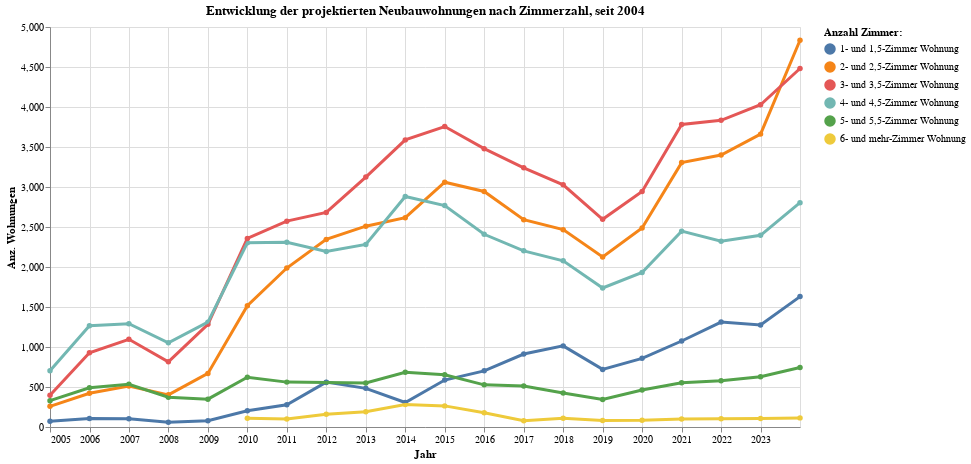

The code cell stored with this chart in its notebook:
### Code cell
grafik5 = mypy_dv.plot_altair_multiline_highlight(
    data = myAgg5.reset_index()
    , x = 'StichtagDatJahr:T'
    , y = 'sum_WHG:Q'
    , myTitle = "Entwicklung der projektierten Neubauwohnungen nach Zimmerzahl, seit "+str(data2betested.index.year.min())
    , x_beschriftung = 'Jahr'
    , y_beschriftung = 'Anz. Wohnungen'
    , warning_status  = "ignore"
    , category='ZIM_LANG:N'
    , category_beschriftung='Anzahl Zimmer:'
)
grafik5

### Figure 1 — Vega-Lite specification as saved in the notebook (floating-point values rounded to 4 significant figures)
{"config": {"view": {"continuousWidth": 300, "continuousHeight": 300}}, "layer": [{"mark": {"type": "circle"}, "encoding": {"color": {"field": "ZIM_LANG", "legend": {"orient": "right", "title": "Anzahl Zimmer:"}, "type": "nominal"}, "opacity": {"value": 1.3}, "tooltip": [{"field": "StichtagDatJahr", "type": "temporal"}, {"field": "ZIM_LANG", "type": "nominal"}, {"field": "sum_WHG", "type": "quantitative"}], "x": {"axis": {"title": "Jahr"}, "field": "StichtagDatJahr", "type": "temporal"}, "y": {"axis": {"title": "Anz. Wohnungen"}, "field": "sum_WHG", "type": "quantitative"}}, "name": "view_6", "title": "Entwicklung der projektierten Neubauwohnungen nach Zimmerzahl, seit 2004"}, {"mark": {"type": "line"}, "encoding": {"color": {"field": "ZIM_LANG", "legend": {"orient": "right", "title": "Anzahl Zimmer:"}, "type": "nominal"}, "size": {"condition": {"test": {"not": {"param": "param_6"}}, "value": 1.2}, "value": 3}, "tooltip": [{"field": "StichtagDatJahr", "type": "temporal"}, {"field": "ZIM_LANG", "type": "nominal"}, {"field": "sum_WHG", "type": "quantitative"}], "x": {"axis": {"title": "Jahr"}, "field": "StichtagDatJahr", "type": "temporal"}, "y": {"axis": {"title": "Anz. Wohnungen"}, "field": "sum_WHG", "type": "quantitative"}}, "title": "Entwicklung der projektierten Neubauwohnungen nach Zimmerzahl, seit 2004"}], "data": {"name": "data-cdb55b97cc068baeec97ee4ded4b2a78"}, "height": 400, "params": [{"name": "param_6", "select": {"type": "point", "fields": ["ZIM_LANG:N"], "nearest": true, "on": "pointerover"}, "views": ["view_6"]}], "width": 750, "$schema": "https://vega.github.io/schema/vega-lite/v5.8.0.json", "datasets": {"data-cdb55b97cc068baeec97ee4ded4b2a78": [{"StichtagDatJahr": "2004-12-31T00:00:00", "ZIM_LANG": "1- und 1,5-Zimmer Wohnung", "ZIM_CODE": "ZIM0001", "sum_WHG": 72.0}, {"StichtagDatJahr": "2004-12-31T00:00:00", "ZIM_LANG": "2- und 2,5-Zimmer Wohnung", "ZIM_CODE": "ZIM0002", "sum_WHG": 258.0}, {"StichtagDatJahr": "2004-12-31T00:00:00", "ZIM_LANG": "3- und 3,5-Zimmer Wohnung", "ZIM_CODE": "ZIM0003", "sum_WHG": 398.0}, {"StichtagDatJahr": "2004-12-31T00:00:00", "ZIM_LANG": "4- und 4,5-Zimmer Wohnung", "ZIM_CODE": "ZIM0004", "sum_WHG": 702.0}, {"StichtagDatJahr": "2004-12-31T00:00:00", "ZIM_LANG": "5- und 5,5-Zimmer Wohnung", "ZIM_CODE": "ZIM0005", "sum_WHG": 329.0}, {"StichtagDatJahr": "2005-12-31T00:00:00", "ZIM_LANG": "1- und 1,5-Zimmer Wohnung", "ZIM_CODE": "ZIM0001", "sum_WHG": 105.0}, {"StichtagDatJahr": "2005-12-31T00:00:00", "ZIM_LANG": "2- und 2,5-Zimmer Wohnung", "ZIM_CODE": "ZIM0002", "sum_WHG": 421.0}, {"StichtagDatJahr": "2005-12-31T00:00:00", "ZIM_LANG": "3- und 3,5-Zimmer Wohnung", "ZIM_CODE": "ZIM0003", "sum_WHG": 928.0}, {"StichtagDatJahr": "2005-12-31T00:00:00", "ZIM_LANG": "4- und 4,5-Zimmer Wohnung", "ZIM_CODE": "ZIM0004", "sum_WHG": 1266.0}, {"StichtagDatJahr": "2005-12-31T00:00:00", "ZIM_LANG": "5- und 5,5-Zimmer Wohnung", "ZIM_CODE": "ZIM0005", "sum_WHG": 490.0}, {"StichtagDatJahr": "2006-12-31T00:00:00", "ZIM_LANG": "5- und 5,5-Zimmer Wohnung", "ZIM_CODE": "ZIM0005", "sum_WHG": 535.0}, {"StichtagDatJahr": "2006-12-31T00:00:00", "ZIM_LANG": "3- und 3,5-Zimmer Wohnung", "ZIM_CODE": "ZIM0003", "sum_WHG": 1096.0}, {"StichtagDatJahr": "2006-12-31T00:00:00", "ZIM_LANG": "4- und 4,5-Zimmer Wohnung", "ZIM_CODE": "ZIM0004", "sum_WHG": 1291.0}, {"StichtagDatJahr": "2006-12-31T00:00:00", "ZIM_LANG": "1- und 1,5-Zimmer Wohnung", "ZIM_CODE": "ZIM0001", "sum_WHG": 103.0}, {"StichtagDatJahr": "2006-12-31T00:00:00", "ZIM_LANG": "2- und 2,5-Zimmer Wohnung", "ZIM_CODE": "ZIM0002", "sum_WHG": 512.0}, {"StichtagDatJahr": "2007-12-31T00:00:00", "ZIM_LANG": "1- und 1,5-Zimmer Wohnung", "ZIM_CODE": "ZIM0001", "sum_WHG": 58.0}, {"StichtagDatJahr": "2007-12-31T00:00:00", "ZIM_LANG": "2- und 2,5-Zimmer Wohnung", "ZIM_CODE": "ZIM0002", "sum_WHG": 402.0}, {"StichtagDatJahr": "2007-12-31T00:00:00", "ZIM_LANG": "3- und 3,5-Zimmer Wohnung", "ZIM_CODE": "ZIM0003", "sum_WHG": 815.0}, {"StichtagDatJahr": "2007-12-31T00:00:00", "ZIM_LANG": "4- und 4,5-Zimmer Wohnung", "ZIM_CODE": "ZIM0004", "sum_WHG": 1052.0}, {"StichtagDatJahr": "2007-12-31T00:00:00", "ZIM_LANG": "5- und 5,5-Zimmer Wohnung", "ZIM_CODE": "ZIM0005", "sum_WHG": 373.0}, {"StichtagDatJahr": "2008-12-31T00:00:00", "ZIM_LANG": "1- und 1,5-Zimmer Wohnung", "ZIM_CODE": "ZIM0001", "sum_WHG": 79.0}, {"StichtagDatJahr": "2008-12-31T00:00:00", "ZIM_LANG": "2- und 2,5-Zimmer Wohnung", "ZIM_CODE": "ZIM0002", "sum_WHG": 670.0}, {"StichtagDatJahr": "2008-12-31T00:00:00", "ZIM_LANG": "3- und 3,5-Zimmer Wohnung", "ZIM_CODE": "ZIM0003", "sum_WHG": 1284.0}, {"StichtagDatJahr": "2008-12-31T00:00:00", "ZIM_LANG": "4- und 4,5-Zimmer Wohnung", "ZIM_CODE": "ZIM0004", "sum_WHG": 1311.0}, {"StichtagDatJahr": "2008-12-31T00:00:00", "ZIM_LANG": "5- und 5,5-Zimmer Wohnung", "ZIM_CODE": "ZIM0005", "sum_WHG": 348.0}, {"StichtagDatJahr": "2009-12-31T00:00:00", "ZIM_LANG": "6- und mehr-Zimmer Wohnung", "ZIM_CODE": "ZIM0060", "sum_WHG": 109.0}, {"StichtagDatJahr": "2009-12-31T00:00:00", "ZIM_LANG": "5- und 5,5-Zimmer Wohnung", "ZIM_CODE": "ZIM0005", "sum_WHG": 622.0}, {"StichtagDatJahr": "2009-12-31T00:00:00", "ZIM_LANG": "4- und 4,5-Zimmer Wohnung", "ZIM_CODE": "ZIM0004", "sum_WHG": 2303.0}, {"StichtagDatJahr": "2009-12-31T00:00:00", "ZIM_LANG": "2- und 2,5-Zimmer Wohnung", "ZIM_CODE": "ZIM0002", "sum_WHG": 1516.0}, {"StichtagDatJahr": "2009-12-31T00:00:00", "ZIM_LANG": "1- und 1,5-Zimmer Wohnung", "ZIM_CODE": "ZIM0001", "sum_WHG": 202.0}, {"StichtagDatJahr": "2009-12-31T00:00:00", "ZIM_LANG": "3- und 3,5-Zimmer Wohnung", "ZIM_CODE": "ZIM0003", "sum_WHG": 2357.0}, {"StichtagDatJahr": "2010-12-31T00:00:00", "ZIM_LANG": "1- und 1,5-Zimmer Wohnung", "ZIM_CODE": "ZIM0001", "sum_WHG": 278.0}, {"StichtagDatJahr": "2010-12-31T00:00:00", "ZIM_LANG": "2- und 2,5-Zimmer Wohnung", "ZIM_CODE": "ZIM0002", "sum_WHG": 1987.0}, {"StichtagDatJahr": "2010-12-31T00:00:00", "ZIM_LANG": "3- und 3,5-Zimmer Wohnung", "ZIM_CODE": "ZIM0003", "sum_WHG": 2573.0}, {"StichtagDatJahr": "2010-12-31T00:00:00", "ZIM_LANG": "4- und 4,5-Zimmer Wohnung", "ZIM_CODE": "ZIM0004", "sum_WHG": 2309.0}, {"StichtagDatJahr": "2010-12-31T00:00:00", "ZIM_LANG": "5- und 5,5-Zimmer Wohnung", "ZIM_CODE": "ZIM0005", "sum_WHG": 561.0}, {"StichtagDatJahr": "2010-12-31T00:00:00", "ZIM_LANG": "6- und mehr-Zimmer Wohnung", "ZIM_CODE": "ZIM0060", "sum_WHG": 101.0}, {"StichtagDatJahr": "2011-12-31T00:00:00", "ZIM_LANG": "6- und mehr-Zimmer Wohnung", "ZIM_CODE": "ZIM0060", "sum_WHG": 158.0}, {"StichtagDatJahr": "2011-12-31T00:00:00", "ZIM_LANG": "4- und 4,5-Zimmer Wohnung", "ZIM_CODE": "ZIM0004", "sum_WHG": 2193.0}, {"StichtagDatJahr": "2011-12-31T00:00:00", "ZIM_LANG": "5- und 5,5-Zimmer Wohnung", "ZIM_CODE": "ZIM0005", "sum_WHG": 556.0}, {"StichtagDatJahr": "2011-12-31T00:00:00", "ZIM_LANG": "2- und 2,5-Zimmer Wohnung", "ZIM_CODE": "ZIM0002", "sum_WHG": 2345.0}, {"StichtagDatJahr": "2011-12-31T00:00:00", "ZIM_LANG": "1- und 1,5-Zimmer Wohnung", "ZIM_CODE": "ZIM0001", "sum_WHG": 561.0}, {"StichtagDatJahr": "2011-12-31T00:00:00", "ZIM_LANG": "3- und 3,5-Zimmer Wohnung", "ZIM_CODE": "ZIM0003", "sum_WHG": 2682.0}, {"StichtagDatJahr": "2012-12-31T00:00:00", "ZIM_LANG": "1- und 1,5-Zimmer Wohnung", "ZIM_CODE": "ZIM0001", "sum_WHG": 483.0}, {"StichtagDatJahr": "2012-12-31T00:00:00", "ZIM_LANG": "2- und 2,5-Zimmer Wohnung", "ZIM_CODE": "ZIM0002", "sum_WHG": 2510.0}, {"StichtagDatJahr": "2012-12-31T00:00:00", "ZIM_LANG": "3- und 3,5-Zimmer Wohnung", "ZIM_CODE": "ZIM0003", "sum_WHG": 3124.0}, {"StichtagDatJahr": "2012-12-31T00:00:00", "ZIM_LANG": "4- und 4,5-Zimmer Wohnung", "ZIM_CODE": "ZIM0004", "sum_WHG": 2282.0}, {"StichtagDatJahr": "2012-12-31T00:00:00", "ZIM_LANG": "5- und 5,5-Zimmer Wohnung", "ZIM_CODE": "ZIM0005", "sum_WHG": 551.0}, {"StichtagDatJahr": "2012-12-31T00:00:00", "ZIM_LANG": "6- und mehr-Zimmer Wohnung", "ZIM_CODE": "ZIM0060", "sum_WHG": 191.0}, {"StichtagDatJahr": "2013-12-31T00:00:00", "ZIM_LANG": "5- und 5,5-Zimmer Wohnung", "ZIM_CODE": "ZIM0005", "sum_WHG": 683.0}, {"StichtagDatJahr": "2013-12-31T00:00:00", "ZIM_LANG": "1- und 1,5-Zimmer Wohnung", "ZIM_CODE": "ZIM0001", "sum_WHG": 306.0}, {"StichtagDatJahr": "2013-12-31T00:00:00", "ZIM_LANG": "2- und 2,5-Zimmer Wohnung", "ZIM_CODE": "ZIM0002", "sum_WHG": 2617.0}, {"StichtagDatJahr": "2013-12-31T00:00:00", "ZIM_LANG": "3- und 3,5-Zimmer Wohnung", "ZIM_CODE": "ZIM0003", "sum_WHG": 3589.0}, {"StichtagDatJahr": "2013-12-31T00:00:00", "ZIM_LANG": "4- und 4,5-Zimmer Wohnung", "ZIM_CODE": "ZIM0004", "sum_WHG": 2881.0}, {"StichtagDatJahr": "2013-12-31T00:00:00", "ZIM_LANG": "6- und mehr-Zimmer Wohnung", "ZIM_CODE": "ZIM0060", "sum_WHG": 282.0}, {"StichtagDatJahr": "2014-12-31T00:00:00", "ZIM_LANG": "5- und 5,5-Zimmer Wohnung", "ZIM_CODE": "ZIM0005", "sum_WHG": 654.0}, {"StichtagDatJahr": "2014-12-31T00:00:00", "ZIM_LANG": "6- und mehr-Zimmer Wohnung", "ZIM_CODE": "ZIM0060", "sum_WHG": 264.0}, {"StichtagDatJahr": "2014-12-31T00:00:00", "ZIM_LANG": "4- und 4,5-Zimmer Wohnung", "ZIM_CODE": "ZIM0004", "sum_WHG": 2768.0}, {"StichtagDatJahr": "2014-12-31T00:00:00", "ZIM_LANG": "3- und 3,5-Zimmer Wohnung", "ZIM_CODE": "ZIM0003", "sum_WHG": 3756.0}, {"StichtagDatJahr": "2014-12-31T00:00:00", "ZIM_LANG": "2- und 2,5-Zimmer Wohnung", "ZIM_CODE": "ZIM0002", "sum_WHG": 3060.0}, {"StichtagDatJahr": "2014-12-31T00:00:00", "ZIM_LANG": "1- und 1,5-Zimmer Wohnung", "ZIM_CODE": "ZIM0001", "sum_WHG": 587.0}, {"StichtagDatJahr": "2015-12-31T00:00:00", "ZIM_LANG": "1- und 1,5-Zimmer Wohnung", "ZIM_CODE": "ZIM0001", "sum_WHG": 702.0}, {"StichtagDatJahr": "2015-12-31T00:00:00", "ZIM_LANG": "2- und 2,5-Zimmer Wohnung", "ZIM_CODE": "ZIM0002", "sum_WHG": 2944.0}, {"StichtagDatJahr": "2015-12-31T00:00:00", "ZIM_LANG": "3- und 3,5-Zimmer Wohnung", "ZIM_CODE": "ZIM0003", "sum_WHG": 3479.0}, {"StichtagDatJahr": "2015-12-31T00:00:00", "ZIM_LANG": "4- und 4,5-Zimmer Wohnung", "ZIM_CODE": "ZIM0004", "sum_WHG": 2409.0}, {"StichtagDatJahr": "2015-12-31T00:00:00", "ZIM_LANG": "5- und 5,5-Zimmer Wohnung", "ZIM_CODE": "ZIM0005", "sum_WHG": 527.0}, {"StichtagDatJahr": "2015-12-31T00:00:00", "ZIM_LANG": "6- und mehr-Zimmer Wohnung", "ZIM_CODE": "ZIM0060", "sum_WHG": 178.0}, {"StichtagDatJahr": "2016-12-31T00:00:00", "ZIM_LANG": "6- und mehr-Zimmer Wohnung", "ZIM_CODE": "ZIM0060", "sum_WHG": 78.0}, {"StichtagDatJahr": "2016-12-31T00:00:00", "ZIM_LANG": "5- und 5,5-Zimmer Wohnung", "ZIM_CODE": "ZIM0005", "sum_WHG": 513.0}, {"StichtagDatJahr": "2016-12-31T00:00:00", "ZIM_LANG": "4- und 4,5-Zimmer Wohnung", "ZIM_CODE": "ZIM0004", "sum_WHG": 2202.0}, {"StichtagDatJahr": "2016-12-31T00:00:00", "ZIM_LANG": "1- und 1,5-Zimmer Wohnung", "ZIM_CODE": "ZIM0001", "sum_WHG": 912.0}, {"StichtagDatJahr": "2016-12-31T00:00:00", "ZIM_LANG": "2- und 2,5-Zimmer Wohnung", "ZIM_CODE": "ZIM0002", "sum_WHG": 2592.0}, {"StichtagDatJahr": "2016-12-31T00:00:00", "ZIM_LANG": "3- und 3,5-Zimmer Wohnung", "ZIM_CODE": "ZIM0003", "sum_WHG": 3240.0}, {"StichtagDatJahr": "2017-12-31T00:00:00", "ZIM_LANG": "5- und 5,5-Zimmer Wohnung", "ZIM_CODE": "ZIM0005", "sum_WHG": 424.0}, {"StichtagDatJahr": "2017-12-31T00:00:00", "ZIM_LANG": "6- und mehr-Zimmer Wohnung", "ZIM_CODE": "ZIM0060", "sum_WHG": 109.0}, {"StichtagDatJahr": "2017-12-31T00:00:00", "ZIM_LANG": "4- und 4,5-Zimmer Wohnung", "ZIM_CODE": "ZIM0004", "sum_WHG": 2077.0}, {"StichtagDatJahr": "2017-12-31T00:00:00", "ZIM_LANG": "1- und 1,5-Zimmer Wohnung", "ZIM_CODE": "ZIM0001", "sum_WHG": 1014.0}, {"StichtagDatJahr": "2017-12-31T00:00:00", "ZIM_LANG": "2- und 2,5-Zimmer Wohnung", "ZIM_CODE": "ZIM0002", "sum_WHG": 2467.0}, {"StichtagDatJahr": "2017-12-31T00:00:00", "ZIM_LANG": "3- und 3,5-Zimmer Wohnung", "ZIM_CODE": "ZIM0003", "sum_WHG": 3028.0}, {"StichtagDatJahr": "2018-12-31T00:00:00", "ZIM_LANG": "1- und 1,5-Zimmer Wohnung", "ZIM_CODE": "ZIM0001", "sum_WHG": 720.0}, {"StichtagDatJahr": "2018-12-31T00:00:00", "ZIM_LANG": "2- und 2,5-Zimmer Wohnung", "ZIM_CODE": "ZIM0002", "sum_WHG": 2126.0}, {"StichtagDatJahr": "2018-12-31T00:00:00", "ZIM_LANG": "3- und 3,5-Zimmer Wohnung", "ZIM_CODE": "ZIM0003", "sum_WHG": 2596.0}, {"StichtagDatJahr": "2018-12-31T00:00:00", "ZIM_LANG": "4- und 4,5-Zimmer Wohnung", "ZIM_CODE": "ZIM0004", "sum_WHG": 1738.0}, {"StichtagDatJahr": "2018-12-31T00:00:00", "ZIM_LANG": "5- und 5,5-Zimmer Wohnung", "ZIM_CODE": "ZIM0005", "sum_WHG": 343.0}, {"StichtagDatJahr": "2018-12-31T00:00:00", "ZIM_LANG": "6- und mehr-Zimmer Wohnung", "ZIM_CODE": "ZIM0060", "sum_WHG": 82.0}, {"StichtagDatJahr": "2019-12-31T00:00:00", "ZIM_LANG": "5- und 5,5-Zimmer Wohnung", "ZIM_CODE": "ZIM0005", "sum_WHG": 463.0}, {"StichtagDatJahr": "2019-12-31T00:00:00", "ZIM_LANG": "6- und mehr-Zimmer Wohnung", "ZIM_CODE": "ZIM0060", "sum_WHG": 83.0}, {"StichtagDatJahr": "2019-12-31T00:00:00", "ZIM_LANG": "4- und 4,5-Zimmer Wohnung", "ZIM_CODE": "ZIM0004", "sum_WHG": 1932.0}, {"StichtagDatJahr": "2019-12-31T00:00:00", "ZIM_LANG": "2- und 2,5-Zimmer Wohnung", "ZIM_CODE": "ZIM0002", "sum_WHG": 2488.0}, {"StichtagDatJahr": "2019-12-31T00:00:00", "ZIM_LANG": "1- und 1,5-Zimmer Wohnung", "ZIM_CODE": "ZIM0001", "sum_WHG": 858.0}, {"StichtagDatJahr": "2019-12-31T00:00:00", "ZIM_LANG": "3- und 3,5-Zimmer Wohnung", "ZIM_CODE": "ZIM0003", "sum_WHG": 2944.0}, {"StichtagDatJahr": "2020-12-31T00:00:00", "ZIM_LANG": "1- und 1,5-Zimmer Wohnung", "ZIM_CODE": "ZIM0001", "sum_WHG": 1075.0}, {"StichtagDatJahr": "2020-12-31T00:00:00", "ZIM_LANG": "2- und 2,5-Zimmer Wohnung", "ZIM_CODE": "ZIM0002", "sum_WHG": 3305.0}, {"StichtagDatJahr": "2020-12-31T00:00:00", "ZIM_LANG": "3- und 3,5-Zimmer Wohnung", "ZIM_CODE": "ZIM0003", "sum_WHG": 3781.0}, {"StichtagDatJahr": "2020-12-31T00:00:00", "ZIM_LANG": "4- und 4,5-Zimmer Wohnung", "ZIM_CODE": "ZIM0004", "sum_WHG": 2448.0}, {"StichtagDatJahr": "2020-12-31T00:00:00", "ZIM_LANG": "5- und 5,5-Zimmer Wohnung", "ZIM_CODE": "ZIM0005", "sum_WHG": 553.0}, {"StichtagDatJahr": "2020-12-31T00:00:00", "ZIM_LANG": "6- und mehr-Zimmer Wohnung", "ZIM_CODE": "ZIM0060", "sum_WHG": 99.0}, {"StichtagDatJahr": "2021-12-31T00:00:00", "ZIM_LANG": "5- und 5,5-Zimmer Wohnung", "ZIM_CODE": "ZIM0005", "sum_WHG": 577.0}, {"StichtagDatJahr": "2021-12-31T00:00:00", "ZIM_LANG": "6- und mehr-Zimmer Wohnung", "ZIM_CODE": "ZIM0060", "sum_WHG": 103.0}, {"StichtagDatJahr": "2021-12-31T00:00:00", "ZIM_LANG": "4- und 4,5-Zimmer Wohnung", "ZIM_CODE": "ZIM0004", "sum_WHG": 2321.0}, {"StichtagDatJahr": "2021-12-31T00:00:00", "ZIM_LANG": "3- und 3,5-Zimmer Wohnung", "ZIM_CODE": "ZIM0003", "sum_WHG": 3834.0}, {"StichtagDatJahr": "2021-12-31T00:00:00", "ZIM_LANG": "2- und 2,5-Zimmer Wohnung", "ZIM_CODE": "ZIM0002", "sum_WHG": 3399.0}, {"StichtagDatJahr": "2021-12-31T00:00:00", "ZIM_LANG": "1- und 1,5-Zimmer Wohnung", "ZIM_CODE": "ZIM0001", "sum_WHG": 1312.0}, {"StichtagDatJahr": "2022-12-31T00:00:00", "ZIM_LANG": "1- und 1,5-Zimmer Wohnung", "ZIM_CODE": "ZIM0001", "sum_WHG": 1275.0}, {"StichtagDatJahr": "2022-12-31T00:00:00", "ZIM_LANG": "2- und 2,5-Zimmer Wohnung", "ZIM_CODE": "ZIM0002", "sum_WHG": 3661.0}, {"StichtagDatJahr": "2022-12-31T00:00:00", "ZIM_LANG": "3- und 3,5-Zimmer Wohnung", "ZIM_CODE": "ZIM0003", "sum_WHG": 4028.0}, {"StichtagDatJahr": "2022-12-31T00:00:00", "ZIM_LANG": "4- und 4,5-Zimmer Wohnung", "ZIM_CODE": "ZIM0004", "sum_WHG": 2396.0}, {"StichtagDatJahr": "2022-12-31T00:00:00", "ZIM_LANG": "5- und 5,5-Zimmer Wohnung", "ZIM_CODE": "ZIM0005", "sum_WHG": 628.0}, {"StichtagDatJahr": "2022-12-31T00:00:00", "ZIM_LANG": "6- und mehr-Zimmer Wohnung", "ZIM_CODE": "ZIM0060", "sum_WHG": 106.0}, {"StichtagDatJahr": "2023-12-31T00:00:00", "ZIM_LANG": "4- und 4,5-Zimmer Wohnung", "ZIM_CODE": "ZIM0004", "sum_WHG": 2804.0}, {"StichtagDatJahr": "2023-12-31T00:00:00", "ZIM_LANG": "3- und 3,5-Zimmer Wohnung", "ZIM_CODE": "ZIM0003", "sum_WHG": 4481.0}, {"StichtagDatJahr": "2023-12-31T00:00:00", "ZIM_LANG": "5- und 5,5-Zimmer Wohnung", "ZIM_CODE": "ZIM0005", "sum_WHG": 743.0}, {"StichtagDatJahr": "2023-12-31T00:00:00", "ZIM_LANG": "1- und 1,5-Zimmer Wohnung", "ZIM_CODE": "ZIM0001", "sum_WHG": 1630.0}, {"StichtagDatJahr": "2023-12-31T00:00:00", "ZIM_LANG": "2- und 2,5-Zimmer Wohnung", "ZIM_CODE": "ZIM0002", "sum_WHG": 4834.0}, {"StichtagDatJahr": "2023-12-31T00:00:00", "ZIM_LANG": "6- und mehr-Zimmer Wohnung", "ZIM_CODE": "ZIM0060", "sum_WHG": 114.0}]}}
